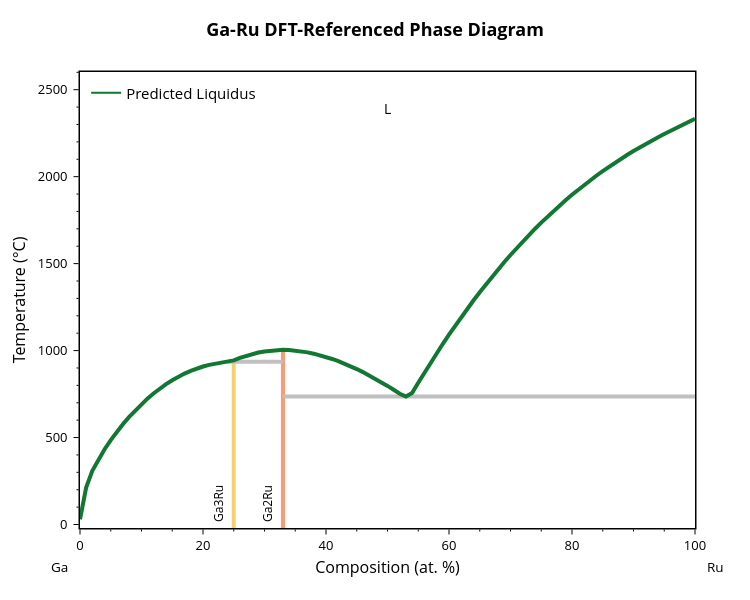
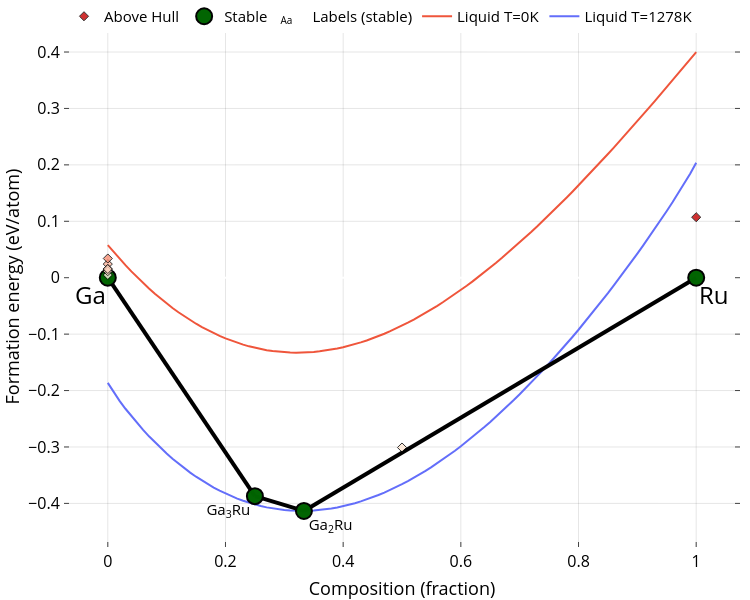

The cell these charts' notebook holds for them, in order:
### Code cell
# Instantiate a BinaryLiquid object with a machine-learned parameter values, then generate the phase diagram
bl = BinaryLiquid.from_cache('Ga-Ru', param_format='comb-exp')
bl.temp_range = [253, 1000]

ml_params = [-121157.2867,	-10.91264083,	-33145.31055,	0] # from v18 9-10-25 benchmarked model
bl.update_params(ml_params) # update the parameters and generate the DFT-referenced phase diagram
predicted_liquidus_line = [[p[0], p[1]] for p in bl.phases[-1]['points']] # save for later plotting

blp = BLPlotter(bl)
blp.show('pred') # show the (pred)icted phase diagram
blp.show('ch+g') # show the dft convex hull (ch) with the liquid free energy (g) overlaid

### Figure 1 — Plotly figure (JSON) as saved in the notebook; plotly's stock layout.template omitted (floating-point values rounded to 4 significant figures)
{"data": [{"hovertemplate": "label=Ga3Ru<br>x=%{x}<br>t=%{y}<extra></extra>", "legendgroup": "Ga3Ru", "line": {"color": "rgb(246, 207, 113)", "dash": "solid", "width": 4}, "marker": {"symbol": "circle"}, "mode": "lines", "name": "Ga3Ru", "orientation": "v", "showlegend": false, "type": "scatter", "x": [25, 25, 25, 25, 25, 25, 25, 25, 25, 25, 25, 25, 25, 25, 25, 25, 25, 25, 25, 25, 25, 25, 25, 25, 25, 25, 25], "xaxis": "x", "y": [29.75, 212.1, 375.2, 309.1, 935.5, 692.3, 656.9, 432.8, 485.0, 883.5, 849.8, 867.7, 724.8, 754.8, 782.2, 533.1, 908.5, 897.0, 829.6, 807.1, 918.0, 925.4, 618.8, 577.6, 934.6, 931.0, -273.1], "yaxis": "y"}, {"hovertemplate": "label=Ga2Ru<br>x=%{x}<br>t=%{y}<extra></extra>", "legendgroup": "Ga2Ru", "line": {"color": "rgb(248, 156, 116)", "dash": "solid", "width": 4}, "marker": {"symbol": "circle"}, "mode": "lines", "name": "Ga2Ru", "orientation": "v", "showlegend": false, "type": "scatter", "x": [33, 33, 33, 33, 33, 33, 33, 33, 33, 33, 33, 33, 33, 33, 33, 33, 33, 33, 33, 33, 33, 33, 33, 33, 33, 33, 33, 33, 33, 33, 33, 33], "xaxis": "x", "y": [876.3, 893.7, 735.6, 935.5, 857.9, 796.8, 818.1, 838.5, 751.6, 774.6, 995.8, 989.7, 909.9, 925.0, 963.2, 980.1, 969.8, 943.7, 957.7, 973.4, 982.2, 1003.0, 1000.0, 988.5, 995.2, 939.0, 951.7, 1000.0, 1003.0, 1005.0, 1005.0, -273.1], "yaxis": "y"}, {"hovertemplate": "x=%{x}<br>y=%{y}<extra></extra>", "legendgroup": "", "line": {"color": "Silver", "dash": "solid", "width": 4}, "marker": {"symbol": "circle"}, "mode": "lines", "name": "", "orientation": "v", "showlegend": false, "type": "scatter", "x": [33, 53, 100], "xaxis": "x", "y": [735.6, 735.6, 735.6], "yaxis": "y"}, {"hovertemplate": "x=%{x}<br>y=%{y}<extra></extra>", "legendgroup": "", "line": {"color": "Silver", "dash": "solid", "width": 4}, "marker": {"symbol": "circle"}, "mode": "lines", "name": "", "orientation": "v", "showlegend": false, "type": "scatter", "x": [24, 25, 33], "xaxis": "x", "y": [935.5, 935.5, 935.5], "yaxis": "y"}, {"hovertemplate": "label=L<br>x=%{x}<br>t=%{y}<extra></extra>", "legendgroup": "L", "line": {"color": "#117733", "dash": "solid", "width": 4}, "marker": {"symbol": "circle"}, "mode": "lines", "name": "L", "orientation": "v", "showlegend": false, "type": "scatter", "x": [0, 1, 2, 3, 4, 5, 6, 7.0, 8, 9, 10, 11, 12, 13, 14.0, 15, 16, 17, 18, 19, 20, 21, 22, 23, 24, 25, 26, 27, 28.0, 29.0, 30, 31, 32, 33, 34, 35, 36, 37, 38, 39, 40, 41, 42, 43, 44, 45, 46, 47, 48, 49, 50, 51, 52, 53, 54, 55.0, 56.0, 57.0, 58.0, 59, 60, 61, 62, 63, 64, 65, 66, 67, 68, 69, 70, 71, 72, 73, 74, 75, 76, 77, 78, 79, 80, 81, 82, 83, 84, 85, 86, 87, 88, 89, 90, 91, 92, 93, 94, 95, 96, 97, 98, 99, 100], "xaxis": "x", "y": [29.75, 212.1, 309.1, 375.2, 432.8, 485.0, 533.1, 577.6, 618.8, 656.9, 692.3, 724.8, 754.8, 782.2, 807.1, 829.6, 849.8, 867.7, 883.5, 897.0, 908.5, 918.0, 925.4, 931.0, 934.6, 943.7, 957.7, 969.8, 980.1, 988.5, 995.2, 1000.0, 1003.0, 1005.0, 1003.0, 1000.0, 995.8, 989.7, 982.2, 973.4, 963.2, 951.7, 939.0, 925.0, 909.9, 893.7, 876.3, 857.9, 838.5, 818.1, 796.8, 774.6, 751.6, 735.6, 755.7, 815.1, 873.1, 929.8, 985.1, 1039.0, 1092.0, 1143.0, 1193.0, 1242.0, 1289.0, 1336.0, 1381.0, 1425.0, 1468.0, 1509.0, 1550.0, 1589.0, 1627.0, 1664.0, 1701.0, 1736.0, 1770.0, 1803.0, 1835.0, 1866.0, 1896.0, 1925.0, 1953.0, 1980.0, 2007.0, 2032.0, 2057.0, 2081.0, 2104.0, 2126.0, 2148.0, 2169.0, 2189.0, 2208.0, 2227.0, 2245.0, 2262.0, 2279.0, 2296.0, 2312.0, 2333.0], "yaxis": "y"}, {"marker": {"color": "#117733"}, "mode": "lines", "name": "Predicted Liquidus", "showlegend": true, "type": "scatter", "x": [null], "y": [null]}], "layout": {"annotations": [{"borderpad": 5, "font": {"color": "black", "size": 12}, "showarrow": false, "text": "Ga3Ru", "textangle": -90, "x": 22.5, "y": -20.15, "yanchor": "bottom"}, {"borderpad": 5, "font": {"color": "black", "size": 12}, "showarrow": false, "text": "Ga2Ru", "textangle": -90, "x": 30.5, "y": -20.15, "yanchor": "bottom"}, {"font": {"color": "black", "size": 14}, "showarrow": false, "text": "L", "x": 50, "y": 2392.0}, {"font": {"color": "black", "size": 13.5}, "showarrow": false, "text": "Ga", "x": -0.05, "xanchor": "left", "xref": "paper", "y": -0.086, "yanchor": "middle", "yref": "paper"}, {"font": {"color": "black", "size": 13.5}, "showarrow": false, "text": "Ru", "x": 1.05, "xanchor": "right", "xref": "paper", "y": -0.086, "yanchor": "middle", "yref": "paper"}], "font": {"color": "black", "size": 13}, "height": 600, "legend": {"font": {"size": 15}, "x": 0.01, "xanchor": "left", "y": 0.99, "yanchor": "top"}, "margin": {"b": 72, "r": 55, "t": 72}, "plot_bgcolor": "white", "showlegend": true, "title": {"font": {"color": "black", "size": 18}, "text": "<b>Ga-Ru DFT-Referenced Phase Diagram</b>", "x": 0.5, "xanchor": "center", "yanchor": "bottom"}, "width": 750, "xaxis": {"linecolor": "black", "linewidth": 1.5, "minor": {"nticks": 5, "tickcolor": "black", "ticklen": 2, "ticks": "outside", "tickwidth": 1}, "mirror": true, "range": [0, 100], "showline": true, "tickcolor": "black", "tickformat": ".0f", "ticklen": 5, "ticks": "outside", "tickwidth": 1, "title": {"font": {"size": 16}, "standoff": 8, "text": "Composition (at. %)"}}, "yaxis": {"linecolor": "black", "linewidth": 1.5, "minor": {"nticks": 5, "tickcolor": "black", "ticklen": 2, "ticks": "outside", "tickwidth": 1}, "mirror": true, "range": [-20.15, 2602.0], "showline": true, "tickcolor": "black", "ticklen": 5, "ticks": "outside", "ticksuffix": " ", "tickwidth": 1, "title": {"font": {"size": 16}, "standoff": 8, "text": "Temperature (°C)"}}}}

### Figure 2 — Plotly figure (JSON) as saved in the notebook; plotly's stock layout.template omitted (floating-point values rounded to 4 significant figures)
{"data": [{"mode": "lines", "name": "Liquid T=1278K", "type": "scatter", "x": [0, 0.01, 0.02, 0.03, 0.04, 0.05, 0.06, 0.07, 0.08, 0.09, 0.1, 0.11, 0.12, 0.13, 0.14, 0.15, 0.16, 0.17, 0.18, 0.19, 0.2, 0.21, 0.22, 0.23, 0.24, 0.25, 0.26, 0.27, 0.28, 0.29, 0.3, 0.31, 0.32, 0.33, 0.34, 0.35, 0.36, 0.37, 0.38, 0.39, 0.4, 0.41, 0.42, 0.43, 0.44, 0.45, 0.46, 0.47, 0.48, 0.49, 0.5, 0.51, 0.52, 0.53, 0.54, 0.55, 0.56, 0.57, 0.58, 0.59, 0.6, 0.61, 0.62, 0.63, 0.64, 0.65, 0.66, 0.67, 0.68, 0.69, 0.7, 0.71, 0.72, 0.73, 0.74, 0.75, 0.76, 0.77, 0.78, 0.79, 0.8, 0.81, 0.82, 0.83, 0.84, 0.85, 0.86, 0.87, 0.88, 0.89, 0.9, 0.91, 0.92, 0.93, 0.94, 0.95, 0.96, 0.97, 0.98, 0.99, 1], "y": [-0.1864, -0.2033, -0.2183, -0.2323, -0.2454, -0.2579, -0.2698, -0.2811, -0.2918, -0.302, -0.3117, -0.3208, -0.3295, -0.3377, -0.3454, -0.3527, -0.3595, -0.3659, -0.3719, -0.3774, -0.3825, -0.3872, -0.3915, -0.3954, -0.3989, -0.402, -0.4047, -0.4071, -0.409, -0.4106, -0.4118, -0.4127, -0.4132, -0.4134, -0.4132, -0.4126, -0.4118, -0.4105, -0.409, -0.4071, -0.4049, -0.4024, -0.3996, -0.3964, -0.393, -0.3892, -0.3852, -0.3808, -0.3762, -0.3712, -0.366, -0.3605, -0.3547, -0.3487, -0.3423, -0.3357, -0.3289, -0.3217, -0.3143, -0.3067, -0.2988, -0.2906, -0.2823, -0.2736, -0.2647, -0.2556, -0.2463, -0.2367, -0.2269, -0.2168, -0.2066, -0.1961, -0.1854, -0.1745, -0.1634, -0.152, -0.1405, -0.1287, -0.1168, -0.1046, -0.09221, -0.07964, -0.06687, -0.05389, -0.04071, -0.02734, -0.01376, 2.847e-05, 0.01402, 0.02822, 0.04263, 0.05727, 0.07213, 0.08723, 0.1026, 0.1182, 0.1342, 0.1505, 0.1673, 0.1847, 0.2038]}, {"mode": "lines", "name": "Liquid T=0K", "type": "scatter", "x": [0, 0.01, 0.02, 0.03, 0.04, 0.05, 0.06, 0.07, 0.08, 0.09, 0.1, 0.11, 0.12, 0.13, 0.14, 0.15, 0.16, 0.17, 0.18, 0.19, 0.2, 0.21, 0.22, 0.23, 0.24, 0.25, 0.26, 0.27, 0.28, 0.29, 0.3, 0.31, 0.32, 0.33, 0.34, 0.35, 0.36, 0.37, 0.38, 0.39, 0.4, 0.41, 0.42, 0.43, 0.44, 0.45, 0.46, 0.47, 0.48, 0.49, 0.5, 0.51, 0.52, 0.53, 0.54, 0.55, 0.56, 0.57, 0.58, 0.59, 0.6, 0.61, 0.62, 0.63, 0.64, 0.65, 0.66, 0.67, 0.68, 0.69, 0.7, 0.71, 0.72, 0.73, 0.74, 0.75, 0.76, 0.77, 0.78, 0.79, 0.8, 0.81, 0.82, 0.83, 0.84, 0.85, 0.86, 0.87, 0.88, 0.89, 0.9, 0.91, 0.92, 0.93, 0.94, 0.95, 0.96, 0.97, 0.98, 0.99, 1], "y": [0.05788, 0.04554, 0.03365, 0.02221, 0.01121, 0.0006562, -0.009463, -0.01915, -0.02841, -0.03724, -0.04566, -0.05365, -0.06124, -0.06842, -0.07519, -0.08157, -0.08755, -0.09314, -0.09834, -0.1032, -0.1076, -0.1117, -0.1154, -0.1187, -0.1216, -0.1242, -0.1265, -0.1284, -0.13, -0.1312, -0.132, -0.1326, -0.1328, -0.1327, -0.1323, -0.1315, -0.1304, -0.1291, -0.1274, -0.1254, -0.1231, -0.1206, -0.1177, -0.1146, -0.1112, -0.1075, -0.1035, -0.09927, -0.09478, -0.09002, -0.08501, -0.07974, -0.07423, -0.06848, -0.06249, -0.05626, -0.0498, -0.04312, -0.03621, -0.02909, -0.02175, -0.0142, -0.006451, 0.001505, 0.009658, 0.018, 0.02654, 0.03526, 0.04416, 0.05324, 0.06249, 0.07191, 0.0815, 0.09124, 0.1011, 0.1112, 0.1214, 0.1317, 0.1422, 0.1529, 0.1636, 0.1745, 0.1855, 0.1966, 0.2079, 0.2192, 0.2307, 0.2422, 0.2539, 0.2656, 0.2775, 0.2894, 0.3014, 0.3135, 0.3257, 0.3379, 0.3502, 0.3626, 0.375, 0.3874, 0.4]}, {"hoverinfo": "none", "line": {"color": "black", "width": 4}, "mode": "lines", "showlegend": false, "type": "scatter", "x": [0.25, 0, null, 0.3333, 0.25, null, 0.3333, 1, null], "y": [-0.3871, 0, null, -0.4134, -0.3871, null, -0.4134, 0, null]}, {"hoverinfo": "skip", "mode": "text", "name": "Labels (stable)", "opacity": 1, "showlegend": true, "text": ["Ga<sub>3</sub>Ru", "Ga<sub>2</sub>Ru"], "textposition": ["bottom left", "bottom right"], "type": "scatter", "visible": true, "x": [0.242, 0.3413], "y": [-0.4001, -0.4264]}, {"error_y": {"array": [0, 0, 0, 0], "color": "gray", "thickness": 2.5, "type": "data", "width": 5}, "hoverinfo": "text", "hoverlabel": {"font": {"size": 14}}, "hovertext": ["Ga<sub>3</sub>Ru (mp-672204-GGA) <br> -0.387 eV/atom (Stable)", "Ga (mp-142-GGA) <br> 0.0 eV/atom (Stable)", "Ga<sub>2</sub>Ru (mp-1072429-GGA) <br> -0.413 eV/atom (Stable)", "Ru (mp-33-GGA) <br> 0.0 eV/atom (Stable)"], "marker": {"color": "darkgreen", "line": {"color": "black", "width": 2}, "size": 16}, "mode": "markers", "name": "Stable", "opacity": 0.99, "showlegend": true, "type": "scatter", "x": [0.25, 0, 0.3333, 1], "y": [-0.3871, 0, -0.4134, 0]}, {"hoverinfo": "text", "hoverlabel": {"font": {"size": 14}}, "hovertext": ["Ru (mp-8639-GGA) <br> 0.107 eV/atom (+0.107 eV/atom)", "Ga (mp-140-GGA) <br> 0.024 eV/atom (+0.024 eV/atom)", "Ga (mp-569007-GGA) <br> 0.034 eV/atom (+0.034 eV/atom)", "Ga (mp-569423-GGA) <br> 0.011 eV/atom (+0.011 eV/atom)", "Ga (mp-10021-GGA) <br> 0.015 eV/atom (+0.015 eV/atom)", "Ga (mp-1067880-GGA) <br> 0.005 eV/atom (+0.005 eV/atom)", "Ga (mp-567540-GGA) <br> 0.012 eV/atom (+0.012 eV/atom)", "Ga (mp-1007857-GGA) <br> 0.015 eV/atom (+0.015 eV/atom)", "GaRu (mp-22320-GGA) <br> -0.301 eV/atom (+0.009 eV/atom)"], "marker": {"color": [0.107, 0.024, 0.034, 0.011, 0.015, 0.005, 0.012, 0.015, 0.009], "colorscale": [[0, "#fff5e3"], [0.5, "#f24324"], [1, "#c40000"]], "line": {"color": "black", "width": 1}, "opacity": 0.8, "size": 7, "symbol": "diamond"}, "mode": "markers", "name": "Above Hull", "showlegend": true, "type": "scatter", "x": [1, 0, 0, 0, 0, 0, 0, 0, 0.5], "y": [0.1073, 0.02417, 0.03406, 0.01134, 0.01527, 0.004823, 0.01168, 0.01539, -0.301]}], "layout": {"annotations": [{"align": "center", "font": {"color": "#000000", "size": 24}, "opacity": 1, "showarrow": false, "text": "Ga", "x": -0.03, "xref": "x", "y": -0.03, "yref": "y"}, {"align": "center", "font": {"color": "#000000", "size": 24}, "opacity": 1, "showarrow": false, "text": "Ru", "x": 1.03, "xref": "x", "y": -0.03, "yref": "y"}], "autosize": true, "coloraxis": {"colorbar": {"x": 1, "y": 0.05, "yanchor": "top"}}, "font": {"color": "black", "size": 15}, "height": 600, "hovermode": "closest", "legend": {"orientation": "h", "tracegroupgap": 7, "traceorder": "reversed", "x": 0, "xanchor": "left", "y": 1.05}, "margin": {"b": 10, "l": 10, "pad": 0, "r": 10, "t": 0}, "paper_bgcolor": "white", "plot_bgcolor": "white", "showlegend": true, "width": 750, "xaxis": {"anchor": "y", "gridcolor": "rgba(0,0,0,0.1)", "mirror": "ticks", "nticks": 8, "showgrid": true, "showline": true, "side": "bottom", "tickfont": {"color": "black", "size": 16}, "ticks": "inside", "title": {"font": {"color": "#000000", "size": 18}, "text": "Composition (fraction)"}, "type": "linear", "zeroline": false}, "yaxis": {"anchor": "x", "gridcolor": "rgba(0,0,0,0.1)", "mirror": "ticks", "showgrid": true, "showline": true, "side": "left", "tickfont": {"color": "black", "size": 16}, "ticks": "inside", "title": {"font": {"color": "#000000", "size": 18}, "text": "Formation energy (eV/atom)"}, "type": "linear"}}}
